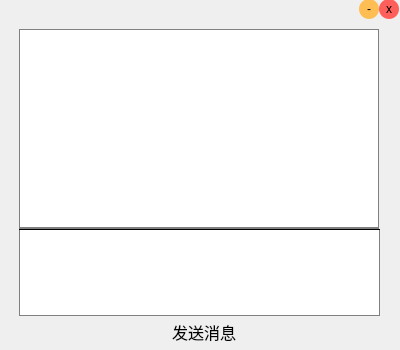
<?xml version="1.0" encoding="UTF-8"?>
<ui version="4.0">
 <class>Form</class>
 <widget class="QWidget" name="Form">
  <property name="geometry">
   <rect>
    <x>0</x>
    <y>0</y>
    <width>400</width>
    <height>350</height>
   </rect>
  </property>
  <property name="windowTitle">
   <string>Form</string>
  </property>
  <widget class="QFrame" name="frame">
   <property name="geometry">
    <rect>
     <x>-1</x>
     <y>-1</y>
     <width>401</width>
     <height>351</height>
    </rect>
   </property>
   <property name="styleSheet">
    <string notr="true">#frame {border:none;border-radius:12px;background-image: url(:/newPrefix/back5.png)}</string>
   </property>
   <property name="frameShape">
    <enum>QFrame::StyledPanel</enum>
   </property>
   <property name="frameShadow">
    <enum>QFrame::Raised</enum>
   </property>
   <widget class="QTextBrowser" name="textBrowser">
    <property name="geometry">
     <rect>
      <x>20</x>
      <y>30</y>
      <width>360</width>
      <height>201</height>
     </rect>
    </property>
    <property name="font">
     <font>
      <family>幼圆</family>
      <pointsize>11</pointsize>
     </font>
    </property>
    <property name="styleSheet">
     <string notr="true">border:1px solid gray;
border-bottom:3px solid gray;
border-top-radius:10px;</string>
    </property>
    <property name="html">
     <string>&lt;!DOCTYPE HTML PUBLIC &quot;-//W3C//DTD HTML 4.0//EN&quot; &quot;http://www.w3.org/TR/REC-html40/strict.dtd&quot;&gt;
&lt;html&gt;&lt;head&gt;&lt;meta name=&quot;qrichtext&quot; content=&quot;1&quot; /&gt;&lt;style type=&quot;text/css&quot;&gt;
p, li { white-space: pre-wrap; }
&lt;/style&gt;&lt;/head&gt;&lt;body style=&quot; font-family:'幼圆'; font-size:11pt; font-weight:400; font-style:normal;&quot;&gt;
&lt;p style=&quot;-qt-paragraph-type:empty; margin-top:0px; margin-bottom:0px; margin-left:0px; margin-right:0px; -qt-block-indent:0; text-indent:0px;&quot;&gt;&lt;br /&gt;&lt;/p&gt;&lt;/body&gt;&lt;/html&gt;</string>
    </property>
   </widget>
   <widget class="QTextEdit" name="textEdit">
    <property name="geometry">
     <rect>
      <x>20</x>
      <y>230</y>
      <width>361</width>
      <height>87</height>
     </rect>
    </property>
    <property name="font">
     <font>
      <family>幼圆</family>
      <pointsize>11</pointsize>
     </font>
    </property>
    <property name="styleSheet">
     <string notr="true">border:1px solid gray;
border-top:1px solid black;
border-bottom-radius:10px;</string>
    </property>
    <property name="html">
     <string>&lt;!DOCTYPE HTML PUBLIC &quot;-//W3C//DTD HTML 4.0//EN&quot; &quot;http://www.w3.org/TR/REC-html40/strict.dtd&quot;&gt;
&lt;html&gt;&lt;head&gt;&lt;meta name=&quot;qrichtext&quot; content=&quot;1&quot; /&gt;&lt;style type=&quot;text/css&quot;&gt;
p, li { white-space: pre-wrap; }
&lt;/style&gt;&lt;/head&gt;&lt;body style=&quot; font-family:'幼圆'; font-size:11pt; font-weight:400; font-style:normal;&quot;&gt;
&lt;p style=&quot;-qt-paragraph-type:empty; margin-top:0px; margin-bottom:0px; margin-left:0px; margin-right:0px; -qt-block-indent:0; text-indent:0px;&quot;&gt;&lt;br /&gt;&lt;/p&gt;&lt;/body&gt;&lt;/html&gt;</string>
    </property>
   </widget>
   <widget class="QPushButton" name="pushButton_2">
    <property name="geometry">
     <rect>
      <x>150</x>
      <y>320</y>
      <width>110</width>
      <height>25</height>
     </rect>
    </property>
    <property name="font">
     <font>
      <family>幼圆</family>
      <pointsize>12</pointsize>
     </font>
    </property>
    <property name="styleSheet">
     <string notr="true">background-image: url(:/newPrefix/button.png);border-radius:10px;</string>
    </property>
    <property name="text">
     <string>发送消息</string>
    </property>
   </widget>
   <widget class="QLabel" name="label">
    <property name="geometry">
     <rect>
      <x>150</x>
      <y>0</y>
      <width>91</width>
      <height>30</height>
     </rect>
    </property>
    <property name="font">
     <font>
      <family>幼圆</family>
      <pointsize>10</pointsize>
     </font>
    </property>
    <property name="text">
     <string/>
    </property>
   </widget>
   <widget class="QPushButton" name="pushButton_5">
    <property name="geometry">
     <rect>
      <x>360</x>
      <y>0</y>
      <width>20</width>
      <height>20</height>
     </rect>
    </property>
    <property name="styleSheet">
     <string notr="true">border-radius:10px;
background-color: rgb(255, 190, 84);</string>
    </property>
    <property name="text">
     <string>-</string>
    </property>
   </widget>
   <widget class="QPushButton" name="pushButton">
    <property name="geometry">
     <rect>
      <x>380</x>
      <y>0</y>
      <width>20</width>
      <height>20</height>
     </rect>
    </property>
    <property name="font">
     <font>
      <pointsize>9</pointsize>
     </font>
    </property>
    <property name="styleSheet">
     <string notr="true">border-radius:10px;
background-color: rgb(255, 95, 90);</string>
    </property>
    <property name="text">
     <string>x</string>
    </property>
   </widget>
  </widget>
 </widget>
 <resources>
  <include location="main_image.qrc"/>
 </resources>
 <connections/>
</ui>
